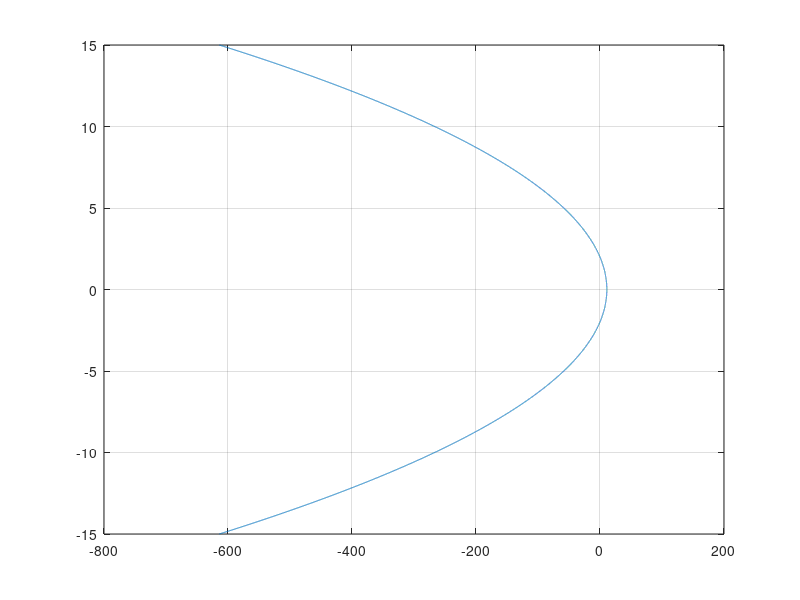

Recreate this plot in MATLAB.
%%%%%Mihailov%%%%%%%

k = 10;
s = 0.3;
t = 0.025;
params = [k t s];

y = @(x)(-t^2 * x .^ 2 + k + 1);
z = @(x)(2 * s * t* x );

xx = -1000 : 0.1 : 1000;
yy = y(xx);
zz = z(xx);


% subplot(2, 1, 1); 
    %plot(zz, yy);
    plot(yy, zz);
    axis on
    grid on

% subplot(2, 1, 2); 
% hold on
%     plot(xx, yy);
%     plot(xx, zz);
%     axis on
%     grid on
% hold off

%%%%%%%%%%%%%%%%%%%%%%%%%%%%%%%%%%%%%%%%%%%%

% charFunc = GetFcn('task_2_111', 'char');
% 
% %xxx = [0.1 : 0.1 : 100];
% 
% amp = Amplitude(xx, params, charFunc);
% ph  = Phase(xx, params, charFunc);
% 
% 
% subplot(3, 1, 3); 
% plot(amp, ph);
% axis on
% grid on
